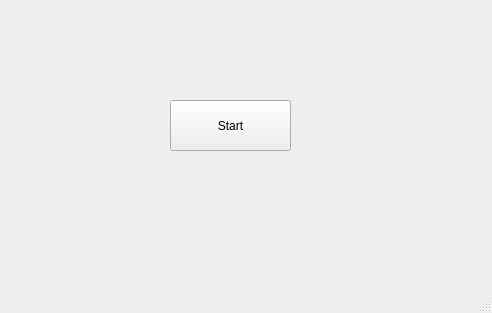
<?xml version="1.0" encoding="UTF-8"?>
<ui version="4.0">
 <class>MainWindow</class>
 <widget class="QMainWindow" name="MainWindow">
  <property name="geometry">
   <rect>
    <x>0</x>
    <y>0</y>
    <width>492</width>
    <height>313</height>
   </rect>
  </property>
  <property name="windowTitle">
   <string>MainWindow</string>
  </property>
  <widget class="QWidget" name="centralwidget">
   <widget class="QPushButton" name="start">
    <property name="geometry">
     <rect>
      <x>170</x>
      <y>100</y>
      <width>121</width>
      <height>51</height>
     </rect>
    </property>
    <property name="text">
     <string>Start</string>
    </property>
   </widget>
  </widget>
  <widget class="QMenuBar" name="menubar">
   <property name="geometry">
    <rect>
     <x>0</x>
     <y>0</y>
     <width>492</width>
     <height>26</height>
    </rect>
   </property>
  </widget>
  <widget class="QStatusBar" name="statusbar"/>
 </widget>
 <resources/>
 <connections/>
</ui>
